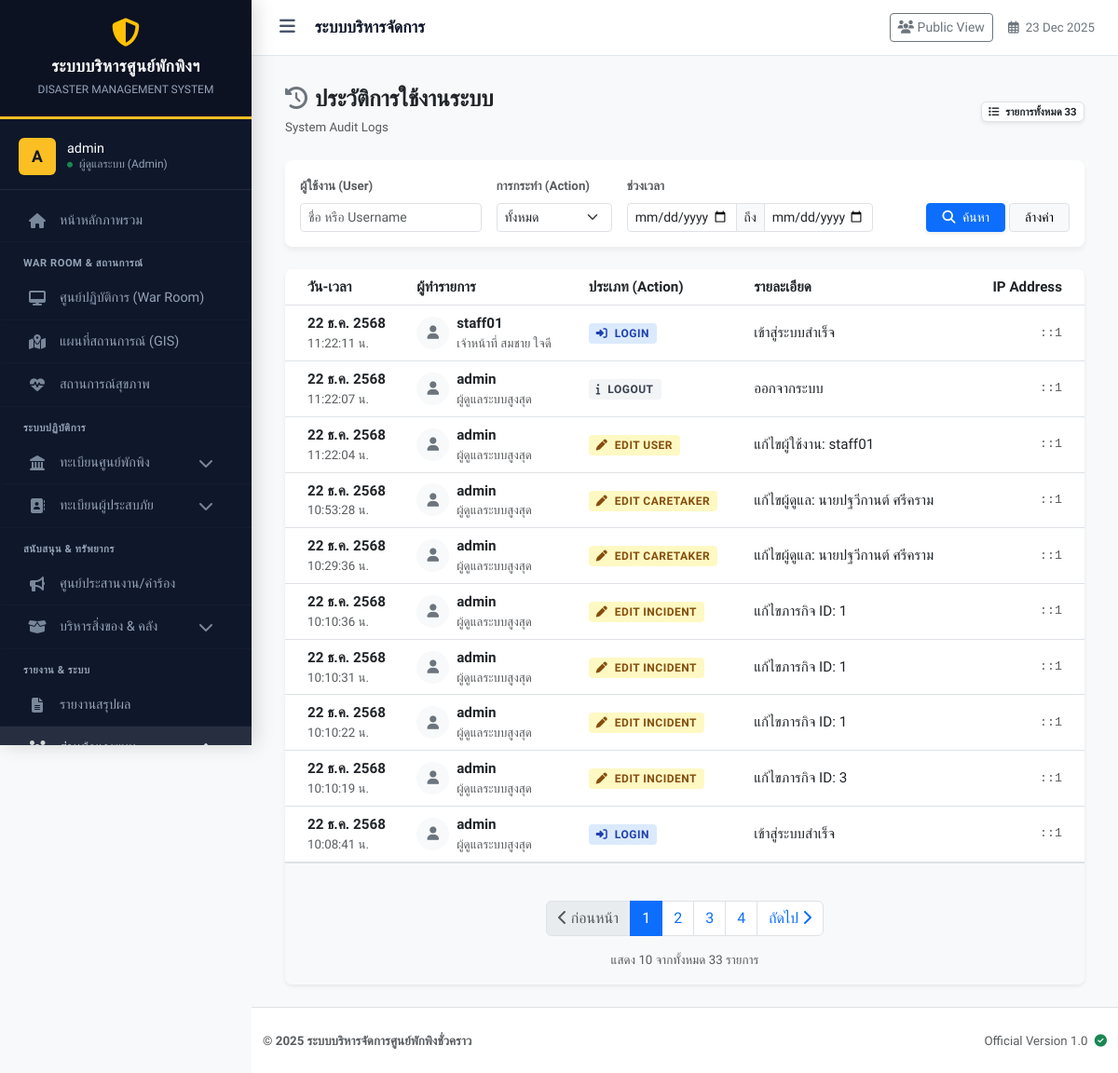
/system_log_list.php (signed in), run on an earlier commit of the app's database.
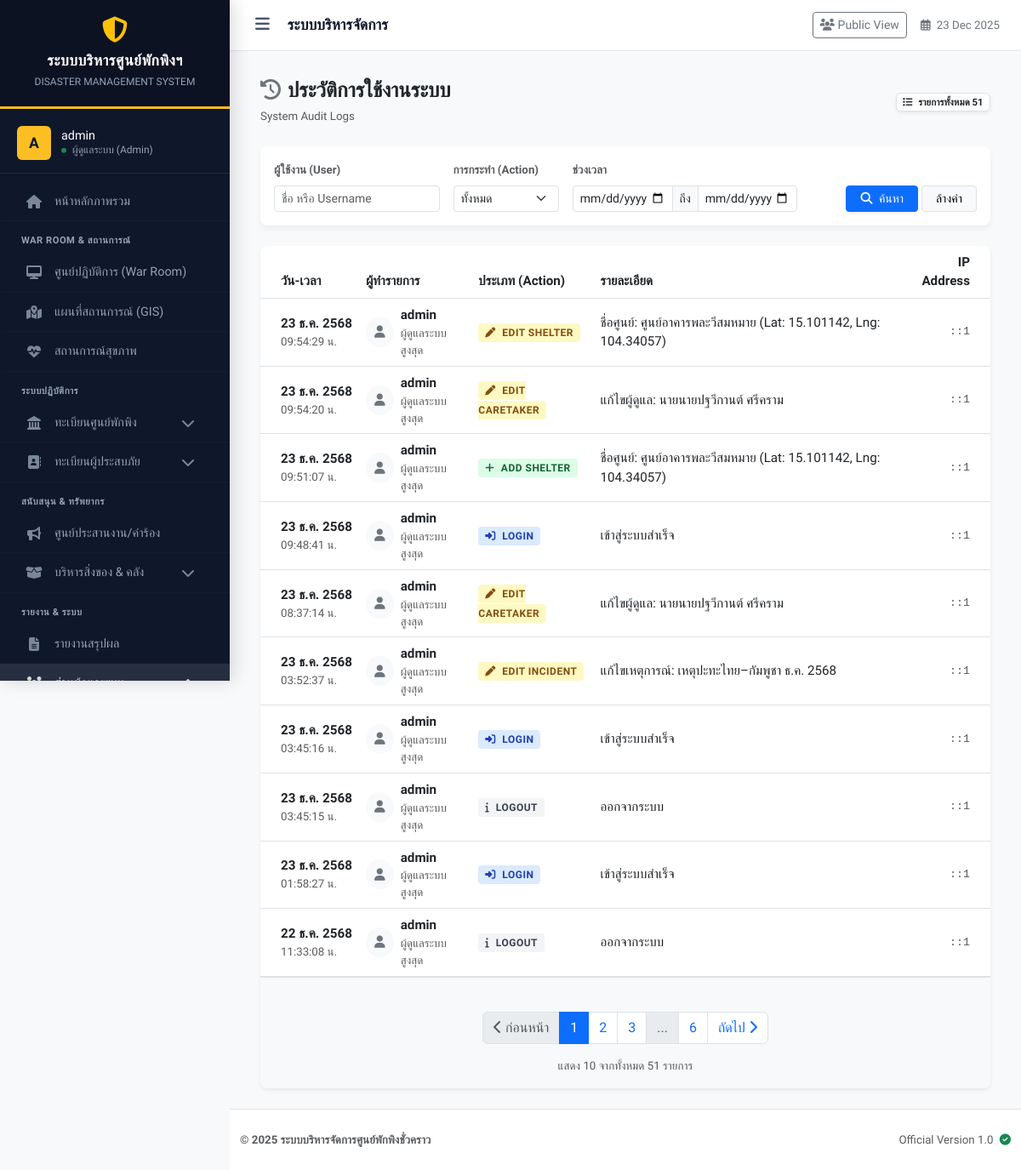
And on a later commit of the database.
### tables this page shows
CREATE TABLE `system_logs` (
  `id` int(11) NOT NULL,
  `user_id` int(11) DEFAULT NULL,
  `action` varchar(50) NOT NULL COMMENT 'ประเภทการกระทำ (Login, Add, Edit)',
  `description` text DEFAULT NULL COMMENT 'รายละเอียดเพิ่มเติม',
  `ip_address` varchar(45) DEFAULT NULL,
  `created_at` timestamp NOT NULL DEFAULT current_timestamp()
);

CREATE TABLE `users` (
  `id` int(11) NOT NULL,
  `username` varchar(50) NOT NULL COMMENT 'ชื่อผู้ใช้',
  `password` varchar(255) NOT NULL COMMENT 'รหัสผ่าน (Hashed)',
  `full_name` varchar(100) NOT NULL COMMENT 'ชื่อ-นามสกุล',
  `role` enum('admin','staff','volunteer') NOT NULL DEFAULT 'staff' COMMENT 'สิทธิ์การใช้งาน',
  `shelter_id` int(11) DEFAULT NULL COMMENT 'สังกัดศูนย์พักพิง',
  `created_at` timestamp NOT NULL DEFAULT current_timestamp(),
  `last_login` datetime DEFAULT NULL
);

### system_log_list.php (the view, shortened to what the changed rows need)
<?php
require_once 'config/db.php';
require_once 'includes/functions.php';
$user_search = isset($_GET['user']) ? trim($_GET['user']) : '';
$action_search = isset($_GET['action']) ? trim($_GET['action']) : '';
$date_start = isset($_GET['date_start']) ? $_GET['date_start'] : '';
$date_end = isset($_GET['date_end']) ? $_GET['date_end'] : '';
$page = isset($_GET['page']) ? (int)$_GET['page'] : 1;
$limit = 10;
$offset = ($page - 1) * $limit;
$where_sql = " WHERE 1=1 ";
$params = [];
$sql_count = "SELECT COUNT(*) FROM system_logs l LEFT JOIN users u ON l.user_id = u.id " . $where_sql;
$stmt_count = $pdo->prepare($sql_count);
$stmt_count->execute($params);
$total_records = $stmt_count->fetchColumn();
$total_pages = ceil($total_records / $limit);
$sql = "SELECT l.*, u.username, u.full_name
        FROM system_logs l
        LEFT JOIN users u ON l.user_id = u.id
        $where_sql
        ORDER BY l.created_at DESC LIMIT $limit OFFSET $offset";
$stmt = $pdo->prepare($sql);
$stmt->execute($params);
$logs = $stmt->fetchAll();
?>
<!DOCTYPE html>
<html lang="th">
<head>
</head>
<body class="bg-light">
<?php include 'includes/header.php'; ?>
<div class="container-fluid">
    <div class="d-flex justify-content-between align-items-center mb-4 pt-2">
        <div>
            <span class="badge bg-white text-dark border shadow-sm">
                <i class="fas fa-list me-1"></i> รายการทั้งหมด <?php echo number_format($total_records); ?>
            </span>
        </div>
    </div>
    <div class="card border-0 shadow-sm rounded-3 overflow-hidden">
        <div class="card-body p-0">
            <div class="table-responsive">
                <table class="table table-hover align-middle mb-0 table-official">
                    <thead>
                        <tr>
                            <th class="ps-4">วัน-เวลา</th>
                            <th>ผู้ทำรายการ</th>
                            <th>ประเภท (Action)</th>
                            <th>รายละเอียด</th>
                            <th class="text-end pe-4">IP Address</th>
                        </tr>
                    </thead>
                    <tbody>
                        <?php if(count($logs) > 0): ?>
                            <?php foreach ($logs as $row): ?>
                                <?php
                                    $act = strtolower($row['action']);
                                    $bg_class = 'bg-other';
                                    $icon = 'fa-info';
                                    if(strpos($act, 'login') !== false) { $bg_class = 'bg-login'; $icon = 'fa-sign-in-alt'; }
                                    elseif(strpos($act, 'add') !== false) { $bg_class = 'bg-add'; $icon = 'fa-plus'; }
                                    elseif(strpos($act, 'edit') !== false) { $bg_class = 'bg-edit'; $icon = 'fa-pen'; }
                                    elseif(strpos($act, 'delete') !== false) { $bg_class = 'bg-delete'; $icon = 'fa-trash'; }
                                ?>
                                <tr>
                                    <td class="ps-4 text-nowrap">
                                        <div class="fw-bold text-dark"><?php echo thaiDate(date('Y-m-d', strtotime($row['created_at']))); ?></div>
                                        <div class="small text-muted"><?php echo date('H:i:s', strtotime($row['created_at'])); ?> น.</div>
                                    </td>
                                    <td>
                                        <?php if($row['username']): ?>
                                            <div class="d-flex align-items-center">
                                                <div class="log-icon bg-light text-secondary me-2">
                                                    <i class="fas fa-user"></i>
                                                </div>
                                                <div>
                                                    <div class="fw-bold text-dark"><?php echo htmlspecialchars($row['username']); ?></div>
                                                    <div class="small text-muted"><?php echo htmlspecialchars($row['full_name']); ?></div>
                                                </div>
                                            </div>
                                        <?php else: ?>
                                            <span class="text-muted fst-italic">Unknown User (ID: <?php echo $row['user_id']; ?>)</span>
                                        <?php endif; ?>
                                    </td>
                                    <td>
                                        <span class="badge-action <?php echo $bg_class; ?>">
                                            <i class="fas <?php echo $icon; ?> me-1"></i> <?php echo htmlspecialchars($row['action']); ?>
                                        </span>
                                    </td>
                                    <td>
                                        <span class="text-dark"><?php echo htmlspecialchars($row['description']); ?></span>
                                    </td>
                                    <td class="text-end pe-4 text-muted font-monospace small">
                                        <?php echo htmlspecialchars($row['ip_address']); ?>
                                    </td>
                                </tr>
                            <?php endforeach; ?>
                        <?php else: ?>
                            <tr>
                                <td colspan="5" class="text-center py-5 text-muted">ไม่พบข้อมูลประวัติการใช้งาน</td>
                            </tr>
                        <?php endif; ?>
                    </tbody>
                </table>
            </div>
            <div class="p-3 bg-light border-top">
                <?php
                    echo renderPagination($page, $total_pages, [
                        'user' => $user_search,
                        'action' => $action_search,
                        'date_start' => $date_start,
                        'date_end' => $date_end
                    ]);
                ?>
                <div class="text-center text-muted small mt-2">
                    แสดง <?php echo count($logs); ?> จากทั้งหมด <?php echo number_format($total_records); ?> รายการ
                </div>
            </div>
        </div>
    </div>
</div>
<?php include 'includes/footer.php'; ?>
</body>
</html>

### includes/functions.php (shortened to what the changed rows need)
<?php
function thaiDate($date) {
    $months = [
        1=>'ม.ค.', 2=>'ก.พ.', 3=>'มี.ค.', 4=>'เม.ย.', 5=>'พ.ค.', 6=>'มิ.ย.',
        7=>'ก.ค.', 8=>'ส.ค.', 9=>'ก.ย.', 10=>'ต.ค.', 11=>'พ.ย.', 12=>'ธ.ค.'
    ];
    $timestamp = strtotime($date);
    $d = date('j', $timestamp);
    $m = $months[(int)date('n', $timestamp)];
    $y = date('Y', $timestamp) + 543;
    return "$d $m $y";
}
function renderPagination($currentPage, $totalPages, $queryParams = []) {
    $queryString = '';
    $baseUrl = $_SERVER['PHP_SELF'];
    $html = '<nav aria-label="Page navigation"><ul class="pagination justify-content-center mt-4">';
    $prevDisabled = ($currentPage <= 1) ? 'disabled' : '';
    $prevPage = max(1, $currentPage - 1);
    $html .= '<li class="page-item ' . $prevDisabled . '">';
    $html .= '<a class="page-link" href="' . $baseUrl . '?page=' . $prevPage . $queryString . '"><i class="fas fa-chevron-left"></i> ก่อนหน้า</a></li>';
    $start = max(1, $currentPage - 2);
    $end = min($totalPages, $currentPage + 2);
    for ($i = $start; $i <= $end; $i++) {
        $active = ($i == $currentPage) ? 'active' : '';
        $html .= '<li class="page-item ' . $active . '"><a class="page-link" href="' . $baseUrl . '?page=' . $i . $queryString . '">' . $i . '</a></li>';
    }
    if($end < $totalPages) {
        if($end < $totalPages - 1) $html .= '<li class="page-item disabled"><span class="page-link">...</span></li>';
        $html .= '<li class="page-item"><a class="page-link" href="' . $baseUrl . '?page=' . $totalPages . $queryString . '">' . $totalPages . '</a></li>';
    }
    $nextDisabled = ($currentPage >= $totalPages) ? 'disabled' : '';
    $nextPage = min($totalPages, $currentPage + 1);
    $html .= '<li class="page-item ' . $nextDisabled . '">';
    $html .= '<a class="page-link" href="' . $baseUrl . '?page=' . $nextPage . $queryString . '">ถัดไป <i class="fas fa-chevron-right"></i></a></li>';
    $html .= '</ul></nav>';
    return $html;
}
?>

What changed in the data, as far as the page shows it:
no longer on this page (row unchanged): system_logs: created_at "22 ธ.ค. 2568", created_at "11:22:11", user.username "staff01", user.full_name "เจ้าหน้าที่ สมชาย ใจดี", action "LOGIN", description "เข้าสู่ระบบสำเร็จ", ip_address "::1"
no longer on this page (row unchanged): system_logs: created_at "22 ธ.ค. 2568", created_at "11:22:07", user.username "admin", user.full_name "ผู้ดูแลระบบสูงสุด", action "LOGOUT", description "ออกจากระบบ", ip_address "::1"
no longer on this page (row unchanged): system_logs: created_at "22 ธ.ค. 2568", created_at "11:22:04", user.username "admin", user.full_name "ผู้ดูแลระบบสูงสุด", action "EDIT USER", description "แก้ไขผู้ใช้งาน: staff01", ip_address "::1"
no longer on this page (row unchanged): system_logs: created_at "22 ธ.ค. 2568", created_at "10:53:28", user.username "admin", user.full_name "ผู้ดูแลระบบสูงสุด", action "EDIT CARETAKER", description "แก้ไขผู้ดูแล: นายปฐวีกานต์ ศรีคราม", ip_address "::1"
no longer on this page (row unchanged): system_logs: created_at "22 ธ.ค. 2568", created_at "10:29:36", user.username "admin", user.full_name "ผู้ดูแลระบบสูงสุด", action "EDIT CARETAKER", description "แก้ไขผู้ดูแล: นายปฐวีกานต์ ศรีคราม", ip_address "::1"
no longer on this page (row unchanged): system_logs: created_at "22 ธ.ค. 2568", created_at "10:10:36", user.username "admin", user.full_name "ผู้ดูแลระบบสูงสุด", action "EDIT INCIDENT", description "แก้ไขภารกิจ ID: 1", ip_address "::1"
no longer on this page (row unchanged): system_logs: created_at "22 ธ.ค. 2568", created_at "10:10:31", user.username "admin", user.full_name "ผู้ดูแลระบบสูงสุด", action "EDIT INCIDENT", description "แก้ไขภารกิจ ID: 1", ip_address "::1"
no longer on this page (row unchanged): system_logs: created_at "22 ธ.ค. 2568", created_at "10:10:22", user.username "admin", user.full_name "ผู้ดูแลระบบสูงสุด", action "EDIT INCIDENT", description "แก้ไขภารกิจ ID: 1", ip_address "::1"
no longer on this page (row unchanged): system_logs: created_at "22 ธ.ค. 2568", created_at "10:10:19", user.username "admin", user.full_name "ผู้ดูแลระบบสูงสุด", action "EDIT INCIDENT", description "แก้ไขภารกิจ ID: 3", ip_address "::1"
no longer on this page (row unchanged): system_logs: created_at "22 ธ.ค. 2568", created_at "10:08:41", user.username "admin", user.full_name "ผู้ดูแลระบบสูงสุด", action "LOGIN", description "เข้าสู่ระบบสำเร็จ", ip_address "::1"
added system_logs: created_at "23 ธ.ค. 2568", created_at "09:54:29", user.username "admin", user.full_name "ผู้ดูแลระบบสูงสุด", action "EDIT SHELTER", description "ชื่อศูนย์: ศูนย์อาคารพละวีสมหมาย (Lat: 15.101142, Lng: 104.34057)", ip_address "::1"
added system_logs: created_at "23 ธ.ค. 2568", created_at "09:54:20", user.username "admin", user.full_name "ผู้ดูแลระบบสูงสุด", action "EDIT CARETAKER", description "แก้ไขผู้ดูแล: นายนายปฐวีกานต์ ศรีคราม", ip_address "::1"
added system_logs: created_at "23 ธ.ค. 2568", created_at "09:51:07", user.username "admin", user.full_name "ผู้ดูแลระบบสูงสุด", action "ADD SHELTER", description "ชื่อศูนย์: ศูนย์อาคารพละวีสมหมาย (Lat: 15.101142, Lng: 104.34057)", ip_address "::1"
added system_logs: created_at "23 ธ.ค. 2568", created_at "09:48:41", user.username "admin", user.full_name "ผู้ดูแลระบบสูงสุด", action "LOGIN", description "เข้าสู่ระบบสำเร็จ", ip_address "::1"
added system_logs: created_at "23 ธ.ค. 2568", created_at "08:37:14", user.username "admin", user.full_name "ผู้ดูแลระบบสูงสุด", action "EDIT CARETAKER", description "แก้ไขผู้ดูแล: นายนายปฐวีกานต์ ศรีคราม", ip_address "::1"
added system_logs: created_at "23 ธ.ค. 2568", created_at "03:52:37", user.username "admin", user.full_name "ผู้ดูแลระบบสูงสุด", action "EDIT INCIDENT", description "แก้ไขเหตุการณ์: เหตุปะทะไทย–กัมพูชา ธ.ค. 2568", ip_address "::1"
added system_logs: created_at "23 ธ.ค. 2568", created_at "03:45:16", user.username "admin", user.full_name "ผู้ดูแลระบบสูงสุด", action "LOGIN", description "เข้าสู่ระบบสำเร็จ", ip_address "::1"
added system_logs: created_at "23 ธ.ค. 2568", created_at "03:45:15", user.username "admin", user.full_name "ผู้ดูแลระบบสูงสุด", action "LOGOUT", description "ออกจากระบบ", ip_address "::1"
added system_logs: created_at "23 ธ.ค. 2568", created_at "01:58:27", user.username "admin", user.full_name "ผู้ดูแลระบบสูงสุด", action "LOGIN", description "เข้าสู่ระบบสำเร็จ", ip_address "::1"
added system_logs: created_at "22 ธ.ค. 2568", created_at "11:33:08", user.username "admin", user.full_name "ผู้ดูแลระบบสูงสุด", action "LOGOUT", description "ออกจากระบบ", ip_address "::1"
Also different on the page:
$total_records: "33" → "51"
$totalPages: "4" → "6"
